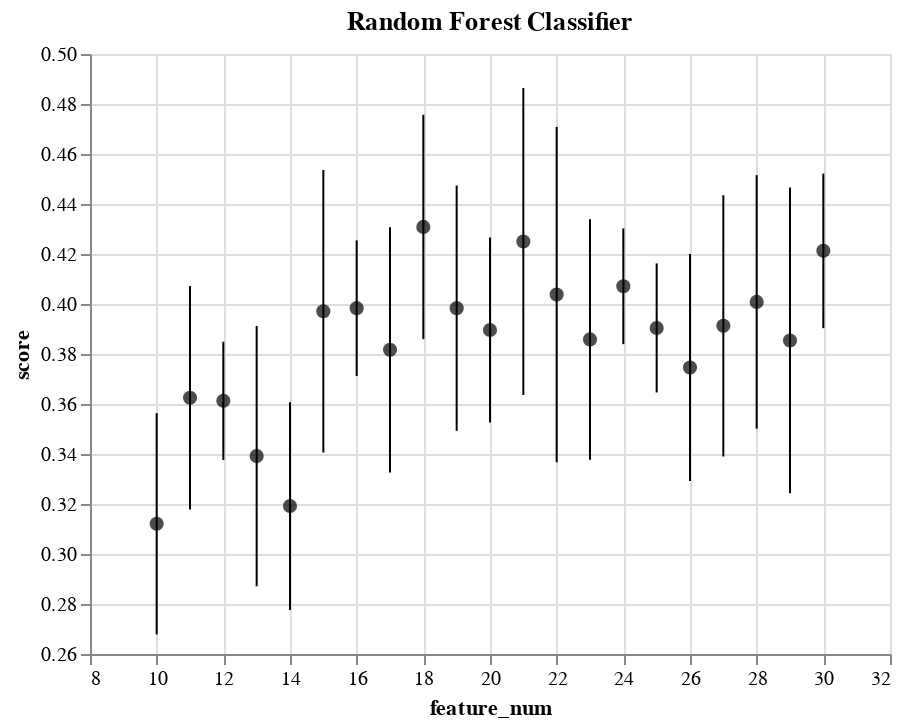

Notebook code cell kept with this figure:
### Code cell
charts[1]

### Figure 1 — Vega-Lite specification as saved in the notebook (floating-point values rounded to 4 significant figures)
{"config": {"view": {"continuousWidth": 400, "continuousHeight": 300}}, "layer": [{"mark": {"type": "point", "color": "black", "filled": true, "size": 50}, "encoding": {"x": {"field": "feature_num", "scale": {"domain": [9, 31]}, "title": "feature_num", "type": "quantitative"}, "y": {"field": "avg_score", "scale": {"zero": false}, "title": "score", "type": "quantitative"}}, "title": "Random Forest Classifier", "transform": [{"calculate": "datum.avg_score-datum.yerr", "as": "score"}, {"calculate": "datum.avg_score+datum.yerr", "as": "ymax"}]}, {"mark": "errorbar", "encoding": {"x": {"field": "feature_num", "type": "quantitative"}, "y": {"field": "score", "type": "quantitative"}, "y2": {"field": "ymax"}}, "transform": [{"calculate": "datum.avg_score-datum.yerr", "as": "score"}, {"calculate": "datum.avg_score+datum.yerr", "as": "ymax"}]}], "data": {"name": "data-6e29e1c87090bd2875b23049b6758b58"}, "$schema": "https://vega.github.io/schema/vega-lite/v4.17.0.json", "datasets": {"data-6e29e1c87090bd2875b23049b6758b58": [{"feature_num": 10, "avg_score": 0.3121, "yerr": 0.04426}, {"feature_num": 11, "avg_score": 0.3625, "yerr": 0.0447}, {"feature_num": 12, "avg_score": 0.3613, "yerr": 0.02366}, {"feature_num": 13, "avg_score": 0.3392, "yerr": 0.05206}, {"feature_num": 14, "avg_score": 0.3192, "yerr": 0.04153}, {"feature_num": 15, "avg_score": 0.3971, "yerr": 0.05648}, {"feature_num": 16, "avg_score": 0.3983, "yerr": 0.02712}, {"feature_num": 17, "avg_score": 0.3817, "yerr": 0.04907}, {"feature_num": 18, "avg_score": 0.4308, "yerr": 0.04487}, {"feature_num": 19, "avg_score": 0.3983, "yerr": 0.04907}, {"feature_num": 20, "avg_score": 0.3896, "yerr": 0.03698}, {"feature_num": 21, "avg_score": 0.425, "yerr": 0.06138}, {"feature_num": 22, "avg_score": 0.4037, "yerr": 0.06703}, {"feature_num": 23, "avg_score": 0.3858, "yerr": 0.04812}, {"feature_num": 24, "avg_score": 0.4071, "yerr": 0.02315}, {"feature_num": 25, "avg_score": 0.3904, "yerr": 0.02581}, {"feature_num": 26, "avg_score": 0.3746, "yerr": 0.04537}, {"feature_num": 27, "avg_score": 0.3912, "yerr": 0.05226}, {"feature_num": 28, "avg_score": 0.4008, "yerr": 0.05071}, {"feature_num": 29, "avg_score": 0.3854, "yerr": 0.06116}, {"feature_num": 30, "avg_score": 0.4213, "yerr": 0.03092}]}}
